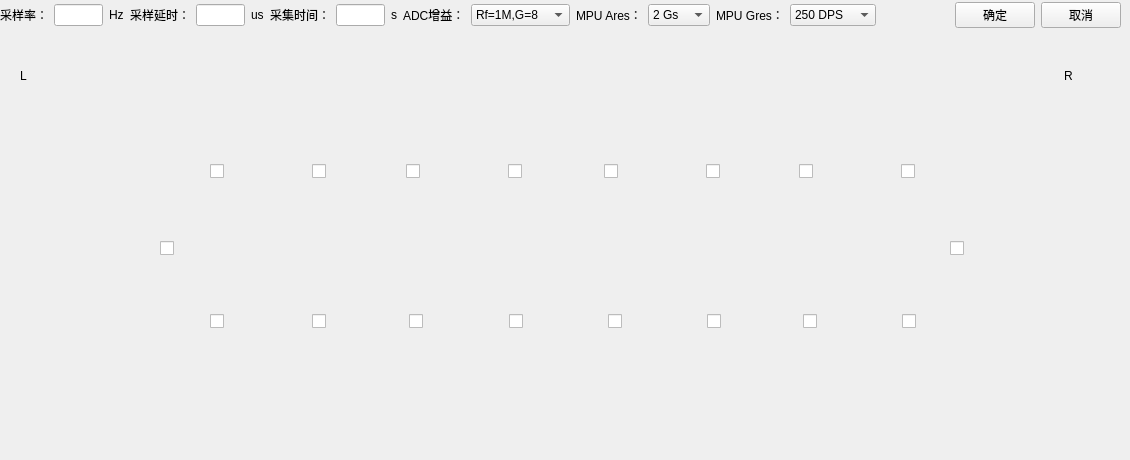
<?xml version="1.0" encoding="UTF-8"?>
<ui version="4.0">
 <class>ConfigParam</class>
 <widget class="QWidget" name="ConfigParam">
  <property name="enabled">
   <bool>true</bool>
  </property>
  <property name="geometry">
   <rect>
    <x>0</x>
    <y>0</y>
    <width>1130</width>
    <height>460</height>
   </rect>
  </property>
  <property name="sizePolicy">
   <sizepolicy hsizetype="Fixed" vsizetype="Fixed">
    <horstretch>0</horstretch>
    <verstretch>0</verstretch>
   </sizepolicy>
  </property>
  <property name="minimumSize">
   <size>
    <width>1130</width>
    <height>460</height>
   </size>
  </property>
  <property name="maximumSize">
   <size>
    <width>1130</width>
    <height>460</height>
   </size>
  </property>
  <property name="windowTitle">
   <string>配置页面</string>
  </property>
  <widget class="QLabel" name="label_detectorFig">
   <property name="geometry">
    <rect>
     <x>20</x>
     <y>50</y>
     <width>1085</width>
     <height>395</height>
    </rect>
   </property>
   <property name="styleSheet">
    <string notr="true"/>
   </property>
   <property name="text">
    <string/>
   </property>
   <property name="pixmap">
    <pixmap resource="pic.qrc">:/config/map.png</pixmap>
   </property>
  </widget>
  <widget class="QCheckBox" name="box_ch1">
   <property name="geometry">
    <rect>
     <x>210</x>
     <y>160</y>
     <width>16</width>
     <height>22</height>
    </rect>
   </property>
   <property name="text">
    <string/>
   </property>
  </widget>
  <widget class="QCheckBox" name="box_ch2">
   <property name="geometry">
    <rect>
     <x>312</x>
     <y>160</y>
     <width>16</width>
     <height>22</height>
    </rect>
   </property>
   <property name="text">
    <string/>
   </property>
  </widget>
  <widget class="QCheckBox" name="box_ch3">
   <property name="geometry">
    <rect>
     <x>406</x>
     <y>160</y>
     <width>16</width>
     <height>22</height>
    </rect>
   </property>
   <property name="text">
    <string/>
   </property>
  </widget>
  <widget class="QCheckBox" name="box_ch4">
   <property name="geometry">
    <rect>
     <x>508</x>
     <y>160</y>
     <width>16</width>
     <height>22</height>
    </rect>
   </property>
   <property name="text">
    <string/>
   </property>
  </widget>
  <widget class="QCheckBox" name="box_ch5">
   <property name="geometry">
    <rect>
     <x>604</x>
     <y>160</y>
     <width>16</width>
     <height>22</height>
    </rect>
   </property>
   <property name="text">
    <string/>
   </property>
  </widget>
  <widget class="QCheckBox" name="box_ch6">
   <property name="geometry">
    <rect>
     <x>706</x>
     <y>160</y>
     <width>16</width>
     <height>22</height>
    </rect>
   </property>
   <property name="text">
    <string/>
   </property>
  </widget>
  <widget class="QCheckBox" name="box_ch7">
   <property name="geometry">
    <rect>
     <x>799</x>
     <y>160</y>
     <width>16</width>
     <height>22</height>
    </rect>
   </property>
   <property name="text">
    <string/>
   </property>
  </widget>
  <widget class="QCheckBox" name="box_ch8">
   <property name="geometry">
    <rect>
     <x>901</x>
     <y>160</y>
     <width>16</width>
     <height>22</height>
    </rect>
   </property>
   <property name="text">
    <string/>
   </property>
  </widget>
  <widget class="QCheckBox" name="box_ch9">
   <property name="geometry">
    <rect>
     <x>950</x>
     <y>237</y>
     <width>16</width>
     <height>22</height>
    </rect>
   </property>
   <property name="text">
    <string/>
   </property>
  </widget>
  <widget class="QCheckBox" name="box_ch10">
   <property name="geometry">
    <rect>
     <x>902</x>
     <y>310</y>
     <width>16</width>
     <height>22</height>
    </rect>
   </property>
   <property name="text">
    <string/>
   </property>
  </widget>
  <widget class="QCheckBox" name="box_ch11">
   <property name="geometry">
    <rect>
     <x>803</x>
     <y>310</y>
     <width>16</width>
     <height>22</height>
    </rect>
   </property>
   <property name="text">
    <string/>
   </property>
  </widget>
  <widget class="QCheckBox" name="box_ch12">
   <property name="geometry">
    <rect>
     <x>707</x>
     <y>310</y>
     <width>16</width>
     <height>22</height>
    </rect>
   </property>
   <property name="text">
    <string/>
   </property>
  </widget>
  <widget class="QCheckBox" name="box_ch13">
   <property name="geometry">
    <rect>
     <x>608</x>
     <y>310</y>
     <width>16</width>
     <height>22</height>
    </rect>
   </property>
   <property name="text">
    <string/>
   </property>
  </widget>
  <widget class="QCheckBox" name="box_ch14">
   <property name="geometry">
    <rect>
     <x>509</x>
     <y>310</y>
     <width>16</width>
     <height>22</height>
    </rect>
   </property>
   <property name="text">
    <string/>
   </property>
  </widget>
  <widget class="QCheckBox" name="box_ch15">
   <property name="geometry">
    <rect>
     <x>409</x>
     <y>310</y>
     <width>16</width>
     <height>22</height>
    </rect>
   </property>
   <property name="text">
    <string/>
   </property>
  </widget>
  <widget class="QCheckBox" name="box_ch16">
   <property name="geometry">
    <rect>
     <x>312</x>
     <y>310</y>
     <width>16</width>
     <height>22</height>
    </rect>
   </property>
   <property name="text">
    <string/>
   </property>
  </widget>
  <widget class="QCheckBox" name="box_ch17">
   <property name="geometry">
    <rect>
     <x>210</x>
     <y>310</y>
     <width>16</width>
     <height>22</height>
    </rect>
   </property>
   <property name="text">
    <string/>
   </property>
  </widget>
  <widget class="QCheckBox" name="box_ch18">
   <property name="geometry">
    <rect>
     <x>160</x>
     <y>237</y>
     <width>16</width>
     <height>22</height>
    </rect>
   </property>
   <property name="text">
    <string/>
   </property>
  </widget>
  <widget class="QWidget" name="layoutWidget">
   <property name="geometry">
    <rect>
     <x>0</x>
     <y>0</y>
     <width>1121</width>
     <height>30</height>
    </rect>
   </property>
   <layout class="QHBoxLayout" name="horizontalLayout_9">
    <item>
     <layout class="QHBoxLayout" name="horizontalLayout_7">
      <item>
       <layout class="QHBoxLayout" name="horizontalLayout_sampleRate">
        <item>
         <widget class="QLabel" name="label_sampleRate">
          <property name="text">
           <string>采样率：</string>
          </property>
         </widget>
        </item>
        <item>
         <widget class="QLineEdit" name="lineEdit_sampleRate"/>
        </item>
        <item>
         <widget class="QLabel" name="label_Hz">
          <property name="text">
           <string>Hz</string>
          </property>
         </widget>
        </item>
       </layout>
      </item>
      <item>
       <layout class="QHBoxLayout" name="horizontalLayout_sampleDelay">
        <item>
         <widget class="QLabel" name="label_sampleDelay">
          <property name="text">
           <string>采样延时：</string>
          </property>
         </widget>
        </item>
        <item>
         <widget class="QLineEdit" name="lineEdit_sampleDelay"/>
        </item>
        <item>
         <widget class="QLabel" name="label_us">
          <property name="text">
           <string>us</string>
          </property>
         </widget>
        </item>
       </layout>
      </item>
      <item>
       <layout class="QHBoxLayout" name="horizontalLayout_sampleDuration">
        <item>
         <widget class="QLabel" name="label_sampleDuration">
          <property name="text">
           <string>采集时间：</string>
          </property>
         </widget>
        </item>
        <item>
         <widget class="QLineEdit" name="lineEdit_sampleDuration"/>
        </item>
        <item>
         <widget class="QLabel" name="label_s">
          <property name="text">
           <string>s</string>
          </property>
         </widget>
        </item>
       </layout>
      </item>
      <item>
       <layout class="QHBoxLayout" name="horizontalLayout_adcGain">
        <item>
         <widget class="QLabel" name="label_adcGain">
          <property name="text">
           <string>ADC增益：</string>
          </property>
         </widget>
        </item>
        <item>
         <widget class="QComboBox" name="comboBox_adcGain">
          <item>
           <property name="text">
            <string>Rf=1M,G=8</string>
           </property>
          </item>
          <item>
           <property name="text">
            <string>Rf=1M,G=4</string>
           </property>
          </item>
          <item>
           <property name="text">
            <string>Rf=1M,G=2</string>
           </property>
          </item>
          <item>
           <property name="text">
            <string>Rf=1M,G=1</string>
           </property>
          </item>
          <item>
           <property name="text">
            <string>Rf=10M,G=8</string>
           </property>
          </item>
          <item>
           <property name="text">
            <string>Rf=10M,G=4</string>
           </property>
          </item>
          <item>
           <property name="text">
            <string>Rf=10M,G=2</string>
           </property>
          </item>
          <item>
           <property name="text">
            <string>Rf=10M,G=1</string>
           </property>
          </item>
         </widget>
        </item>
       </layout>
      </item>
      <item>
       <layout class="QHBoxLayout" name="horizontalLayout_mpuAres">
        <item>
         <widget class="QLabel" name="label_mpuAres">
          <property name="text">
           <string>MPU Ares：</string>
          </property>
         </widget>
        </item>
        <item>
         <widget class="QComboBox" name="comboBox_mpuAres">
          <item>
           <property name="text">
            <string>2 Gs</string>
           </property>
          </item>
          <item>
           <property name="text">
            <string>4 Gs</string>
           </property>
          </item>
          <item>
           <property name="text">
            <string>8 Gs</string>
           </property>
          </item>
          <item>
           <property name="text">
            <string>16 Gs</string>
           </property>
          </item>
         </widget>
        </item>
       </layout>
      </item>
      <item>
       <layout class="QHBoxLayout" name="horizontalLayout_mpuGres">
        <item>
         <widget class="QLabel" name="label_mpuGres">
          <property name="text">
           <string>MPU Gres：</string>
          </property>
         </widget>
        </item>
        <item>
         <widget class="QComboBox" name="comboBox_mpuGres">
          <item>
           <property name="text">
            <string>250 DPS</string>
           </property>
          </item>
          <item>
           <property name="text">
            <string>500 DPS</string>
           </property>
          </item>
          <item>
           <property name="text">
            <string>1000 DPS</string>
           </property>
          </item>
          <item>
           <property name="text">
            <string>2000 DPS</string>
           </property>
          </item>
         </widget>
        </item>
       </layout>
      </item>
     </layout>
    </item>
    <item>
     <spacer name="horizontalSpacer">
      <property name="orientation">
       <enum>Qt::Horizontal</enum>
      </property>
      <property name="sizeHint" stdset="0">
       <size>
        <width>250</width>
        <height>20</height>
       </size>
      </property>
     </spacer>
    </item>
    <item>
     <layout class="QHBoxLayout" name="horizontalLayout_8">
      <item>
       <widget class="QPushButton" name="pushButton_confirm">
        <property name="text">
         <string>确定</string>
        </property>
       </widget>
      </item>
      <item>
       <widget class="QPushButton" name="pushButton_cancel">
        <property name="text">
         <string>取消</string>
        </property>
       </widget>
      </item>
     </layout>
    </item>
   </layout>
  </widget>
  <widget class="QLabel" name="label">
   <property name="geometry">
    <rect>
     <x>20</x>
     <y>50</y>
     <width>41</width>
     <height>51</height>
    </rect>
   </property>
   <property name="styleSheet">
    <string notr="true">color: rgb(0, 0, 0);
font: 48pt &quot;Microsoft YaHei UI&quot;;</string>
   </property>
   <property name="text">
    <string>L</string>
   </property>
  </widget>
  <widget class="QLabel" name="label_2">
   <property name="geometry">
    <rect>
     <x>1064</x>
     <y>50</y>
     <width>41</width>
     <height>51</height>
    </rect>
   </property>
   <property name="styleSheet">
    <string notr="true">color: rgb(0, 0, 0);
font: 48pt &quot;Microsoft YaHei UI&quot;;</string>
   </property>
   <property name="text">
    <string>R</string>
   </property>
  </widget>
 </widget>
 <resources>
  <include location="pic.qrc"/>
 </resources>
 <connections/>
</ui>
